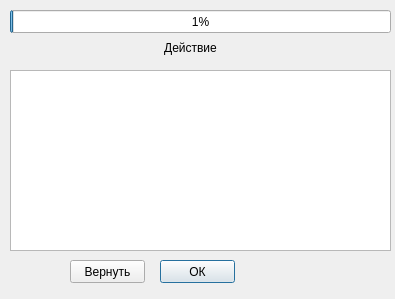
<?xml version="1.0" encoding="UTF-8"?>
<ui version="4.0">
 <class>log</class>
 <widget class="QDialog" name="log">
  <property name="geometry">
   <rect>
    <x>0</x>
    <y>0</y>
    <width>395</width>
    <height>299</height>
   </rect>
  </property>
  <property name="minimumSize">
   <size>
    <width>395</width>
    <height>299</height>
   </size>
  </property>
  <property name="maximumSize">
   <size>
    <width>395</width>
    <height>299</height>
   </size>
  </property>
  <property name="windowTitle">
   <string>Процес...</string>
  </property>
  <widget class="QTextEdit" name="TextArea">
   <property name="geometry">
    <rect>
     <x>10</x>
     <y>70</y>
     <width>381</width>
     <height>181</height>
    </rect>
   </property>
   <property name="readOnly">
    <bool>true</bool>
   </property>
  </widget>
  <widget class="QProgressBar" name="progressBar">
   <property name="geometry">
    <rect>
     <x>10</x>
     <y>10</y>
     <width>381</width>
     <height>23</height>
    </rect>
   </property>
   <property name="value">
    <number>1</number>
   </property>
  </widget>
  <widget class="QPushButton" name="CancelButton">
   <property name="geometry">
    <rect>
     <x>160</x>
     <y>260</y>
     <width>75</width>
     <height>23</height>
    </rect>
   </property>
   <property name="text">
    <string>ОК</string>
   </property>
  </widget>
  <widget class="QPushButton" name="BackUpButton">
   <property name="geometry">
    <rect>
     <x>70</x>
     <y>260</y>
     <width>75</width>
     <height>23</height>
    </rect>
   </property>
   <property name="text">
    <string>Вернуть</string>
   </property>
  </widget>
  <widget class="QLabel" name="labelAction">
   <property name="geometry">
    <rect>
     <x>10</x>
     <y>40</y>
     <width>361</width>
     <height>16</height>
    </rect>
   </property>
   <property name="layoutDirection">
    <enum>Qt::LeftToRight</enum>
   </property>
   <property name="text">
    <string>Действие</string>
   </property>
   <property name="textFormat">
    <enum>Qt::AutoText</enum>
   </property>
   <property name="scaledContents">
    <bool>false</bool>
   </property>
   <property name="alignment">
    <set>Qt::AlignCenter</set>
   </property>
  </widget>
 </widget>
 <resources/>
 <connections/>
</ui>
